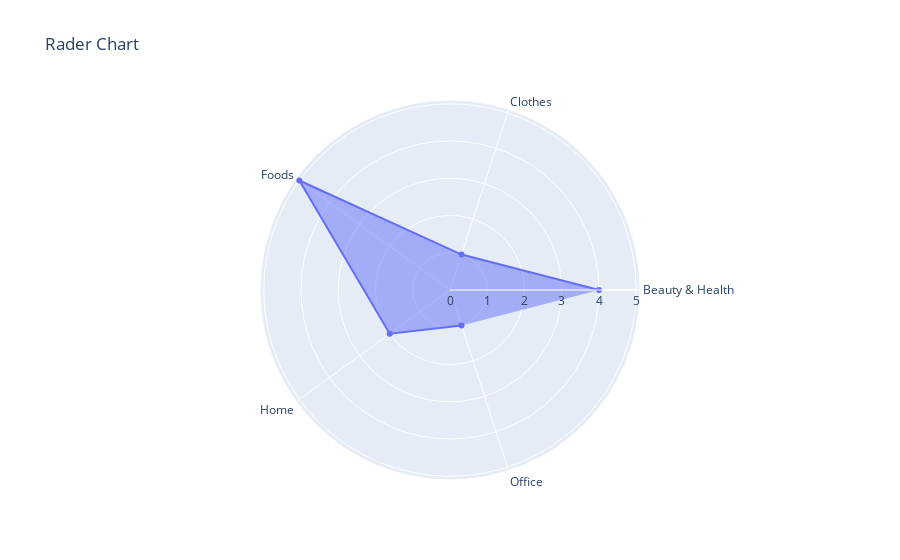

Source (notebook cell):
### Code cell
df20 = df_g[df_g["year"] == 2020]

A = go.Scatterpolar(r = df20["Rank"],
                theta = df20["Category"],
                fill = "toself",
                name = "2020")

data = [A]
layout = go.Layout(title = "Rader Chart")

fig = go.Figure(data, layout)
fig.show()

### Figure 1 — Plotly figure (JSON) as saved in the notebook; plotly's stock layout.template omitted (floating-point values rounded to 4 significant figures)
{"data": [{"fill": "toself", "name": "2020", "r": [4, 1, 5, 2, 1], "theta": ["Beauty & Health", "Clothes", "Foods", "Home", "Office"], "type": "scatterpolar"}], "layout": {"autosize": true, "polar": {"angularaxis": {"type": "category"}, "radialaxis": {"autorange": true, "range": [0, 5.217], "type": "linear"}}, "title": {"text": "Rader Chart"}}}
